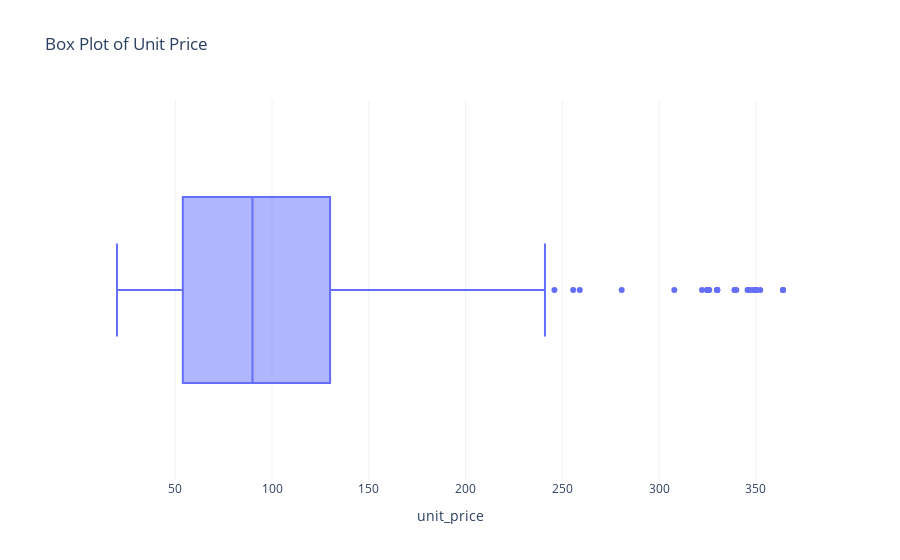

Write notebook code for a chart like this one.
### Code cell
# Now let’s have a look at the distribution of the unit prices using a box plot
fig = px.box(data, x = 'unit_price', title = 'Box Plot of Unit Price')

fig.show()

### Figure 1 — Plotly figure (JSON) as saved in the notebook; plotly's stock layout.template omitted (floating-point values rounded to 4 significant figures; data arrays with more than 128 entries replaced by an {"elided": "..."} marker saying what was removed)
{"data": [{"alignmentgroup": "True", "hovertemplate": "unit_price=%{x}<extra></extra>", "legendgroup": "", "marker": {"color": "#636efa"}, "name": "", "notched": false, "offsetgroup": "", "orientation": "h", "showlegend": false, "type": "box", "x": {"elided": "676 float values"}, "x0": " ", "xaxis": "x", "y0": " ", "yaxis": "y"}], "layout": {"autosize": true, "boxmode": "group", "legend": {"tracegroupgap": 0}, "title": {"text": "Box Plot of Unit Price"}, "xaxis": {"anchor": "y", "autorange": true, "domain": [0, 1], "range": [0.7833, 383.1], "title": {"text": "unit_price"}, "type": "linear"}, "yaxis": {"anchor": "x", "autorange": true, "domain": [0, 1], "range": [-0.5, 0.5], "type": "category"}}}
